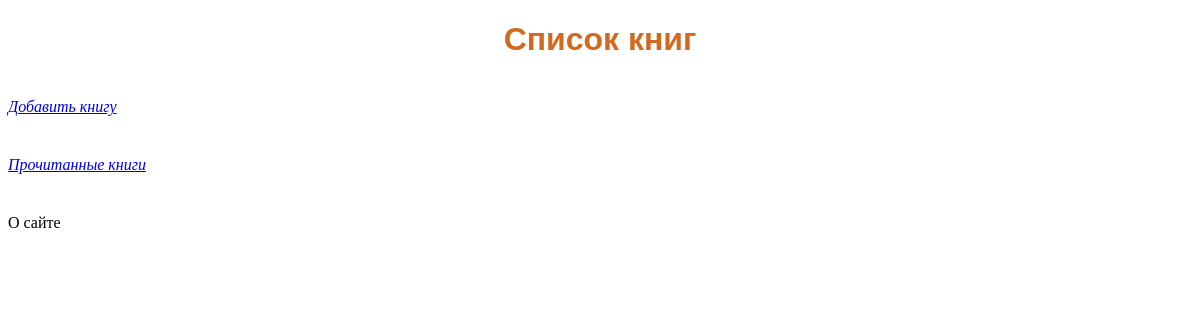
The app's page /, older data.
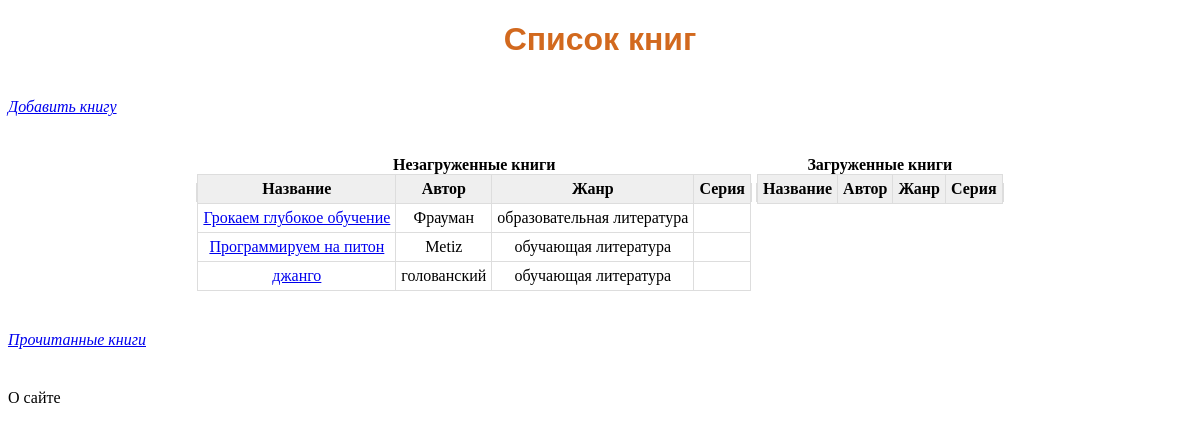
The same page, newer data.
### main/models.py (models this page shows, shortened)
class Book(models.Model):
    name = models.CharField(max_length=200, unique=True, verbose_name = 'Название',
                     blank=False)
    genre = models.CharField(max_length=100, verbose_name='Жанр', blank=True)
    series = models.CharField(max_length=100, verbose_name='Серия', blank=True)
    author = models.ForeignKey(Author, on_delete=models.DO_NOTHING, verbose_name='Автор')
    read = models.BooleanField(default=False)
    download = models.BooleanField(default=False)
    file = models.FileField(upload_to='books/', verbose_name='Файл', null=True, blank=True)
    class Meta:
            verbose_name = 'Книга'
            verbose_name_plural = 'Книги'
            ordering = ['name']

class Author(models.Model):
    name = models.CharField(max_length=200, unique=True, verbose_name = 'Автор')
    bio = models.TextField(verbose_name = 'Биография', blank=True)
    def __str__(self):
        return self.name
    class Meta:
        verbose_name = 'Автор'
        verbose_name_plural = 'Авторы'
        ordering = ['name']

### main/views.py (the view)
# urls.py: path('', views.IndexView.as_view(), name='index'),
class IndexView(generic.ListView):
    model = Book
    template_name = 'main/index.html'
    context_object_name = 'books'
    queryset = Book.objects.all()

### main/templates/main/index.html (shortened to what this page needs)
{% extends 'layout/basic.html' %}
{% load static %}
{% block content %}
<header><h1>Список книг</h1></header>
<p class="reference"><a href="{% url 'main:add_book' %}">Добавить книгу</a></p>
{% if books %}
   <div class="tables">
        <table class="t1" border: 5px #000>
        <caption><b>Незагруженные книги</b></caption>
            <tr><th>Название</th><th>Автор</th><th>Жанр</th><th>Серия</th></tr>
            {% for book in books %}
                {% if not book.download %}
                <tr>
                    <td><a href="{% url 'main:book_detail' book.pk %}">{{ book.name }}</a></td>
                    <td>{{ book.author }}</td>
                    <td>{{ book.genre }}</td>
                    <td>{{ book.seria }}</td>
                </tr>
                {% endif %}
            {% endfor %}
        </table>
        <table class="t1">
        <caption><b>Загруженные книги</b></caption>
            <tr>
                <th>Название</th>
                <th>Автор</th>
                <th>Жанр</th>
                <th>Серия</th>
            </tr>
        </table>
   </div>
{% endif %}
<p class="reference"><a href="{% url 'main:readed' %}">Прочитанные книги</a>
<footer>О сайте</footer>
{% endblock %}

### main/templates/layout/basic.html (shortened to what this page needs)
{% load static %}
<!DOCTYPE html>
<html lang="ru">
<head>
    <link rel="stylesheet" type="text/css" href="{% static 'main/style.css' %}">
</head>
<body>
 {% block content %}
 {% endblock %}
</body>
</html>

### main/static/main/style.css (style rules this page uses)
header { text-align: center; font-family: 'Franklin Gothic Medium', 'Arial Narrow', Arial, sans-serif; color:chocolate }
.reference { margin-top: 40px; margin-bottom: 40px; font-style: italic; }
.tables { text-align: center; }
table.t1 { display: inline; padding: 0; spacing: 0; width: 100%; border: 1px solid #dddddd; border-collapse: collapse; }
table.t1 th { font-weight: bold; padding: 5px; background: #efefef; border: 1px solid #dddddd; }
table.t1 td { border: 1px solid #dddddd; padding: 5px; }
table caption { margin: 5, 5, 5, 5; }

Row changes from the older to the newer data that the page shows:
added Book: name "Грокаем глубокое обучение", author "Фрауман", genre "образовательная литература"
added Book: name "Программируем на питон", author "Metiz", genre "обучающая литература"
added Book: name "джанго", author "голованский", genre "обучающая литература"
Text that changed along with them:
text now shown: "Незагруженные книги Название Автор Жанр Серия Загруженные книги Название Автор Жанр Серия"
